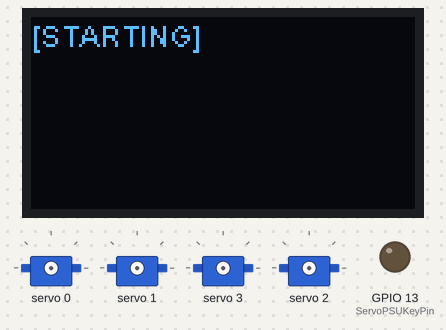
The sketch below on a simulated ESP32. Shown: 128×64 one-colour display, 4 × servo, output pins drawn as LEDs (lit = HIGH).

Above: at 0.1 s.
At 1.6 s:
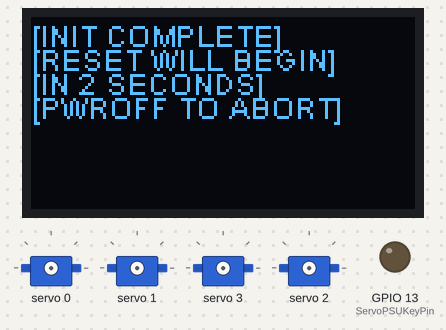
At 4.6 s:
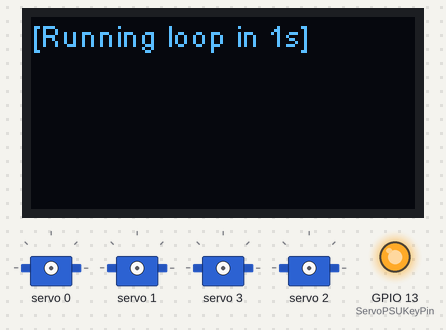
At 7.2 s:
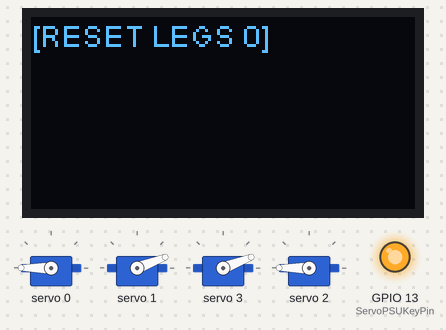
At 13.3 s:
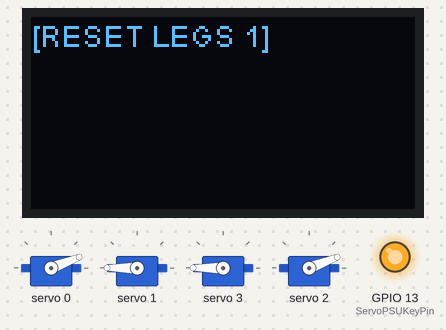
At 30.6 s:
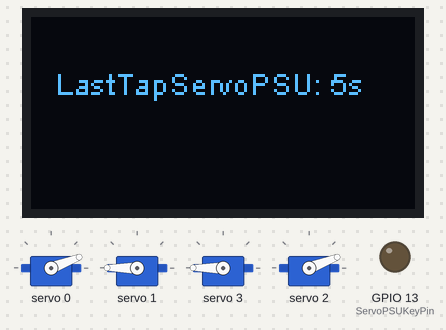
Timing chart, 0 to 39.3 s (numbered marks = the images above):
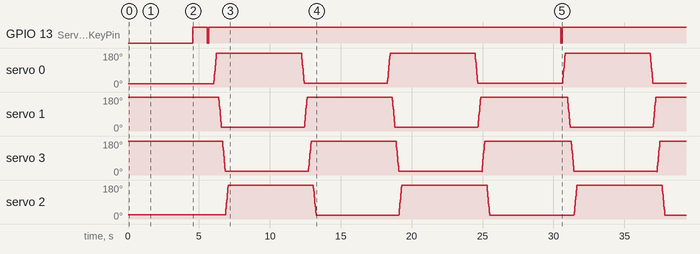

The sketch:

Fido.ino
```cpp
#include "Arduino.h"
#include <heltec.h>   // Designed for a Heltec Lora32 V2
                      // I avoid their library, I just want the parts, that might change.
                      // I'm not getting any license, I'll reverse engi one first
/////////////////
// ServoPWM Stuff
#include <Adafruit_PWMServoDriver.h>
Adafruit_PWMServoDriver pwm = Adafruit_PWMServoDriver(0x40, Wire1);
#define SERVOMIN  150 // This is the 'minimum' pulse length count (out of 4096)
#define SERVOMAX  600 // This is the 'maximum' pulse length count (out of 4096)
#define OFFSETMIN 5 // Apply +OFFSETMIN to SERVOMIN calcs to prevent overrun (condition only, dont change startpoint)
#define OFFSETMAX 25 // Apply -OFFSETMAX to SERVOMAX calcs to prevent overrun (condition only, dont change startpoint)
#define SERVO_FREQ 50 // Analog servos run at ~50 Hz updates

///////
// PSUs
# define ServoPSUKeyPin 13
//# define MCUPSUKeyPin ?? /// TODO

///////////////////
// UPPER LEG SERVOS
#define FRONT_L 0
#define FRONT_R 1
#define REAR_R 2
#define REAR_L 3

/////////////
// Directions
#define CW false
#define CCW true

void resetFrontLeft(int rev=0);
void resetFrontRight(int rev=0);
void resetRearLeft(int rev=0);
void resetRearRight(int rev=0);
//////////
// Globals
//////////////
// PSU Tapping
int StdTapInterval = 20000;
bool TapServoPSU;
unsigned long LastTapServoPSU = 0;
bool TapMCUPSU;
unsigned long LastTapMCUPSU = 0;
bool demoFlip = false;


void setup() {
  //////////////////////////////////////////////////////////////////////////
  // Enables OLED on I2C on pins: 4(OLED_SDA), 15(OLED_SCL) and 16(OLED_RST)
  Heltec.begin(true, false, true);
  // Heltec uses Wire for this, there are TWO Wire objects prepared, Wire and Wire1
  // To avoid our built in OLED entirely, we will cede Wire to it completely and just use Wire1 (easy compromise, no workarounds)
  Wire1.begin(SDA,SCL);  // SDA is 21 and SCL is 22 (notice OLED_SDA vs plain old SDA) ty heltec
  ///////////////////
  // Initial Feedback
  Heltec.display->clear();
  Heltec.display->drawString(0, 0, "[STARTING]");
  Heltec.display->display();
  delay(1500);
  //////////////
  // Final Pause
  Heltec.display->clear();
  Heltec.display->drawString(0, 0, "[INIT COMPLETE]");
  Heltec.display->drawString(0, 8, "[RESET WILL BEGIN]");
  Heltec.display->drawString(0, 16, "[IN 2 SECONDS]");
  Heltec.display->drawString(0, 24, "[PWROFF TO ABORT]");
  Heltec.display->display();
  delay(2000);
  Heltec.display->clear();
  Heltec.display->drawString(0, 0, "[Running loop in 1s]");
  Heltec.display->display();
  delay(1000);
  //////////////////
  // Servo PSU 'Key'
  pinMode(ServoPSUKeyPin, OUTPUT);
  digitalWrite(ServoPSUKeyPin,HIGH);  // Set key HIGH
  delay(1000);
  TapServoBattery();  // Turn on Servo Power
  TapServoPSU = true;
  LastTapServoPSU = millis();
  delay(250);
  //////////////////
  // Init PWM Object
  pwm.begin();
  pwm.setOscillatorFrequency(25000000);
  pwm.setPWMFreq(SERVO_FREQ);  // 1600 is the maximum PWM frequency
  // LEFT SIDE MOVES IN REVERSE DIRECTION (or legs go wrong way)
  // ie: RIGHT side is the RIGHT way (remember)
  delay(100);
  // RESET THE LEGS
  // Do first thing in loop
}

void loop() {
    // try not to block anywhere else
    if ( millis() - LastTapServoPSU > StdTapInterval && TapServoPSU) {
    TapServoBattery();  // tap every 20s to keep active
    }
    // Move 2,3 to MAX ( 0 )
    // SWEEP TO MIN From MAX is 0 degrees
    resetLegsDown(demoFlip);
    Heltec.display->clear();
    Heltec.display->drawString(0, 0, "[RESET LEGS " + String(demoFlip) + "]");
    Heltec.display->display();
    delay(5000);
    if (demoFlip) {
        demoFlip = false;
    } else {
        demoFlip = true;
    }
}


///////////////////////
// Battery PSU Tappers
void TapServoBattery() {
    // Time for 100ms
    Heltec.display->clear();
    Heltec.display->drawString(8, 16, String("LastTapServoPSU: " + String(LastTapServoPSU/1000) + "s"));
    Heltec.display->display();
    digitalWrite(ServoPSUKeyPin,LOW);
    delay(100);
    digitalWrite(ServoPSUKeyPin,HIGH);
    LastTapServoPSU = millis();
}

void DoubleTapServoBattery() {
    // double tap turns off servo output voltage
    // Time for 250ms from here
    TapServoBattery();
    delay(50);
    TapServoBattery();
}

///////////
// Leg Work
/////////////

///////////
// All Legs
void resetLegsDown(bool reverse) {
    if (!reverse) {
        // Move all the legs DOWN position 90degrees to body
        // The code WILL VARY for each servo due to orientation and positional needs
        //////////
        // FRONT_L
        // Set Position DOWN
        for (uint16_t pulselen = SERVOMIN; pulselen < SERVOMAX+OFFSETMAX; pulselen++) {
            pwm.setPWM(FRONT_L, 0, pulselen);
        }
        //////////
        // FRONT_R
        // Set Position DOWN
        for (uint16_t pulselen2 = SERVOMAX; pulselen2 > SERVOMIN+OFFSETMIN; pulselen2--) {
            pwm.setPWM(FRONT_R, 0, pulselen2);
        }
        ////////////////////////////
        // REAR LEGS
        /////////
        // REAR_L
        // Set Position DOWN
        for (uint16_t pulselen2 = SERVOMAX; pulselen2 > SERVOMIN+OFFSETMIN; pulselen2--) {
            pwm.setPWM(REAR_L, 0, pulselen2);
        }
        /////////
        // REAR_R
        // Set Position DOWN
        for (uint16_t pulselen = SERVOMIN; pulselen < SERVOMAX+OFFSETMAX; pulselen++) {
            pwm.setPWM(REAR_R, 0, pulselen);
        }
    } else {
        /////////////////////
        // REVERSE DIRECTION
        //////////
        // FRONT_L
        // Set Position UP
        for (uint16_t pulselen2 = SERVOMAX; pulselen2 > SERVOMIN+OFFSETMIN; pulselen2--) {
            pwm.setPWM(FRONT_L, 0, pulselen2);
        }
        //////////
        // FRONT_R
        // Set Position UP
        for (uint16_t pulselen = SERVOMIN; pulselen < SERVOMAX+OFFSETMAX; pulselen++) {
            pwm.setPWM(FRONT_R, 0, pulselen);
        }
        ////////////////////////////
        // REAR LEGS
        /////////
        // REAR_L
        // Set Position UP
        for (uint16_t pulselen = SERVOMIN; pulselen < SERVOMAX+OFFSETMAX; pulselen++) {
            pwm.setPWM(REAR_L, 0, pulselen);
        }
        /////////
        // REAR_R
        // Set Position UP
        for (uint16_t pulselen2 = SERVOMAX; pulselen2 > SERVOMIN+OFFSETMIN; pulselen2--) {
            pwm.setPWM(REAR_R, 0, pulselen2);
        }
    }
}


////////////////////////////////////////////////////////////
/// EXAMPLES FOR SWEEPING BELOW (and other junk below that)


// bad crap
//void setServoAngle(int servoNum,int newAngle, bool direction) {
//  if ( !direction ) {
//    pwm.setPWM(servoNum,0,servoAngleToPulse(newAngle,direction));
//  } else {
//    pwm.setPWM(servoNum,0,servoAngleToPulse(newAngle,direction));
//  }
//  delay(200);
//}
//
//int servoAngleToPulse(int newAngle, bool direction) {
//  int pulse_width, analogVal;
//  if ( !direction ) {
//    pulse_width = map(newAngle,0,180,MIN_PULSE_WIDTH,MAX_PULSE_WIDTH);
//  } else {
//    pulse_width = map(newAngle,0,180,MAX_PULSE_WIDTH,MIN_PULSE_WIDTH);
//  }
//  analogVal = int (float(pulse_width) / 1000000 * SERVO_FREQ * 4096);
//  return analogVal;
//}
```

Measured:
- by itself, GPIO 13 (ServoPSUKeyPin): alternates HIGH for 24.8 s and LOW for 0.10 s
- what the display in image 1 shows lasts 2.0 s, from 1.6 s to 3.6 s
